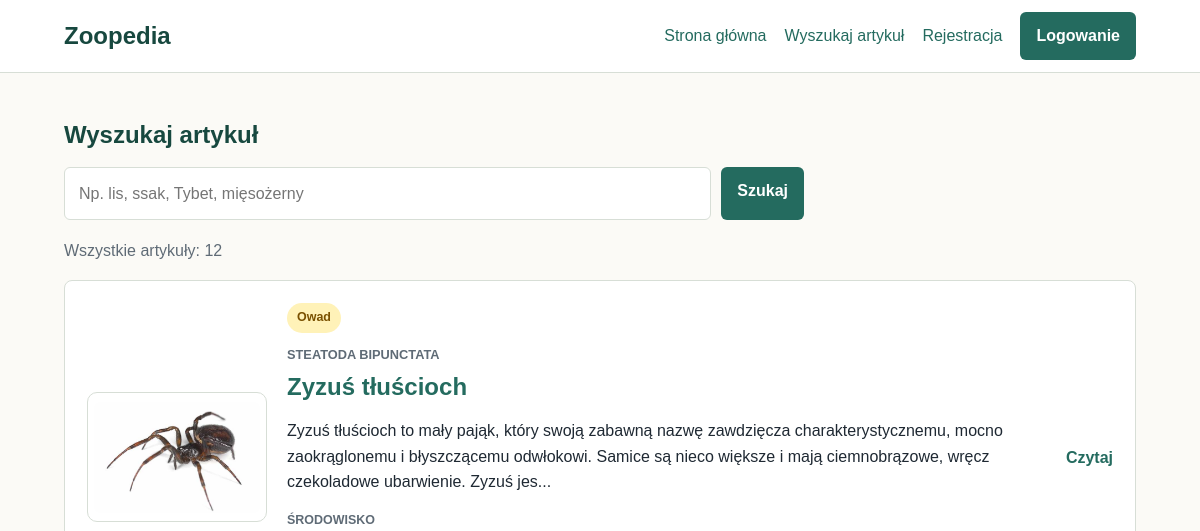
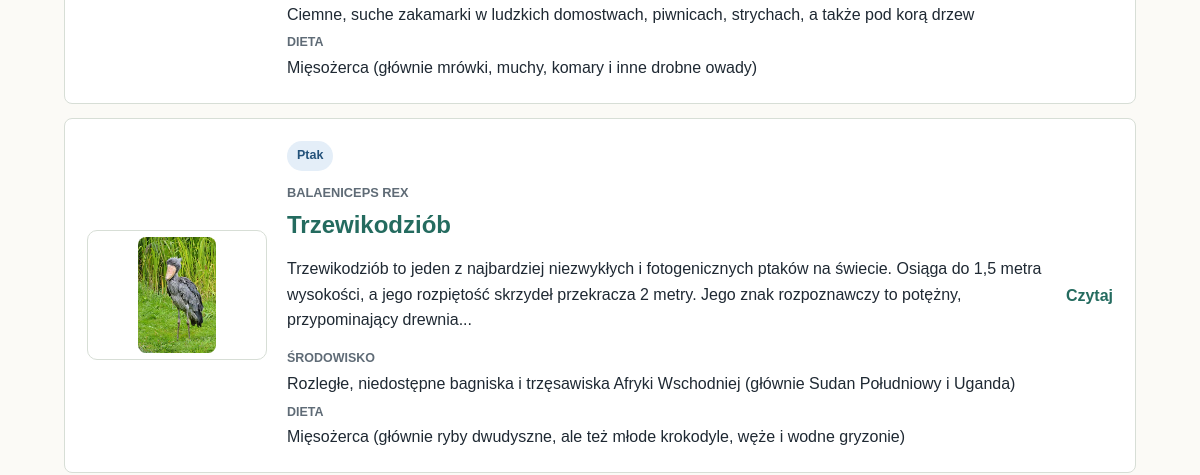
The page /search.php (upper part) on the database as committed earlier (2 pictures, top to bottom).
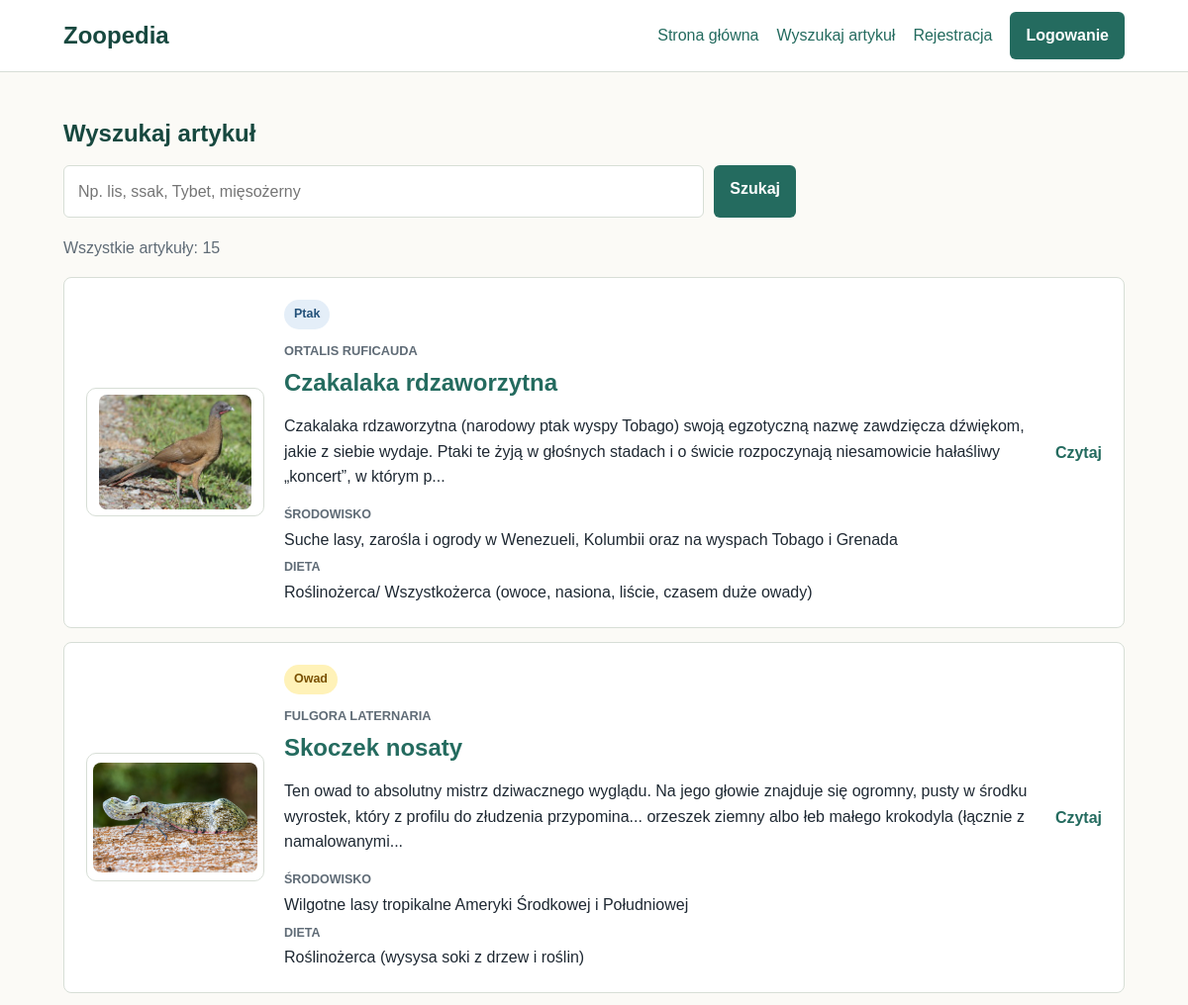
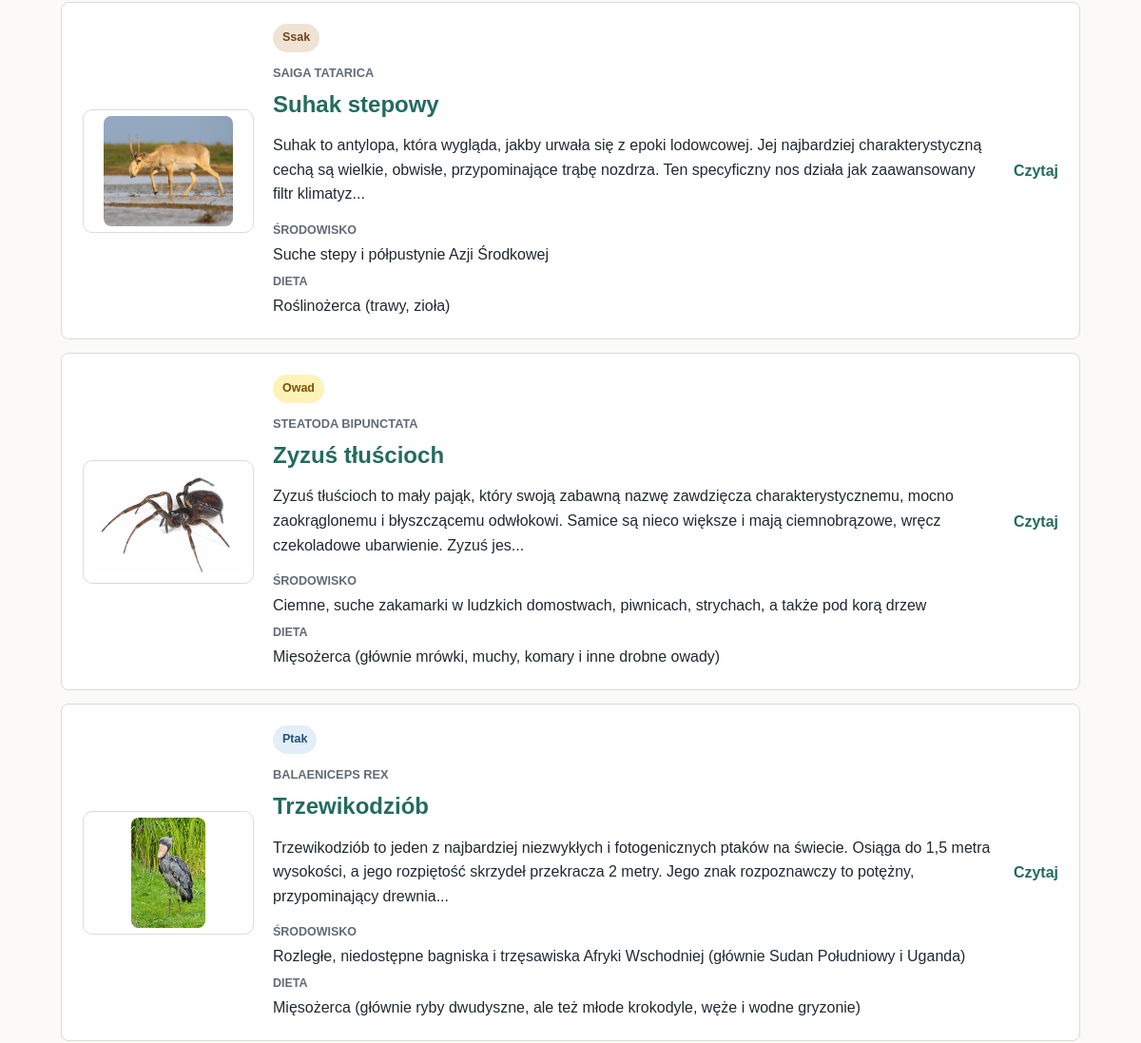
The same page on the database as committed later (2 pictures, top to bottom).
### tables this page shows
CREATE TABLE `articles` (
  `id` int(11) NOT NULL,
  `slug` varchar(160) NOT NULL,
  `title` varchar(180) NOT NULL,
  `animal_type` varchar(30) NOT NULL DEFAULT 'ssak',
  `species` varchar(180) NOT NULL,
  `habitat` varchar(255) NOT NULL,
  `diet` varchar(180) NOT NULL,
  `content` text NOT NULL,
  `image` varchar(255) DEFAULT NULL,
  `created_at` date NOT NULL
);

### search.php (the view, shortened to what this page needs)
<?php
require_once __DIR__ . '/functions.php';
$query = trim($_GET['q'] ?? '');
$results = search_articles($query);
?>
<!doctype html>
<html lang="pl">
<head>
    <link rel="stylesheet" href="<?= h(asset_url('style.css')) ?>">
</head>
<body>
    <?php render_nav(); ?>
    <main class="page">
        <section class="section">
            <h1>Wyszukaj artykuł</h1>
            <form class="search-bar compact" action="<?= h(url_for('search')) ?>" method="get">
                <input
                    type="search"
                    name="q"
                    value="<?= h($query) ?>"
                    placeholder="Np. lis, ssak, Tybet, mięsożerny"
                >
                <button type="submit">Szukaj</button>
            </form>
            <p class="results-count">
                <?php if ($query === ''): ?>
                    Wszystkie artykuły: <?= count($results) ?>
                <?php else: ?>
                    Wyniki dla „<?= h($query) ?>”: <?= count($results) ?>
                <?php endif; ?>
            </p>
            <?php if (empty($results)): ?>
                <p class="empty">Nie znaleziono artykułów pasujących do wyszukiwania.</p>
            <?php else: ?>
                <div class="article-list">
                    <?php foreach ($results as $article): ?>
                        <article class="article-row article-row-with-image">
                            <?php if (!empty($article['image'])): ?>
                                <a
                                    class="article-thumb-link"
                                    href="article.php?slug=<?= urlencode($article['slug']) ?>"
                                >
                                    <img
                                        class="article-thumb"
                                        src="<?= h(asset_url('uploads/' . $article['image'])) ?>"
                                        alt="<?= h($article['title']) ?>"
                                    >
                                </a>
                            <?php endif; ?>
                            <div class="article-row-content">
                                <span class="type-pill type-<?= h(normalize_animal_type($article['animal_type'] ?? 'ssak')) ?>">
                                    <?= h(animal_type_label($article['animal_type'] ?? 'ssak')) ?>
                                </span>
                                <p class="meta"><?= h($article['species'] ?? 'Nieznany gatunek') ?></p>
                                <h2>
                                    <a href="article.php?slug=<?= urlencode($article['slug']) ?>">
                                        <?= h($article['title']) ?>
                                    </a>
                                </h2>
                                <p><?= h(article_excerpt($article['content'] ?? '', 220)) ?></p>
                                <dl class="mini-facts">
                                    <div>
                                        <dt>Środowisko</dt>
                                        <dd><?= h($article['habitat'] ?? 'Brak danych') ?></dd>
                                    </div>
                                    <div>
                                        <dt>Dieta</dt>
                                        <dd><?= h($article['diet'] ?? 'Brak danych') ?></dd>
                                    </div>
                                </dl>
                            </div>
                            <a class="text-link" href="article.php?slug=<?= urlencode($article['slug']) ?>">
                                Czytaj
                            </a>
                        </article>
                    <?php endforeach; ?>
                </div>
            <?php endif; ?>
        </section>
    </main>
</body>
</html>

### functions.php (shortened to what this page needs)
<?php
require_once __DIR__ . '/db_connect.php';
function h(string $value): string
{
    return htmlspecialchars($value, ENT_QUOTES, 'UTF-8');
}
function app_base_url(): string
{
    $scriptName = str_replace('\\', '/', $_SERVER['SCRIPT_NAME'] ?? '');
    $base = rtrim(dirname($scriptName), '/');
    return $base === '' || $base === '.' ? '' : $base;
}
function asset_url(string $path): string
{
    return app_base_url() . '/' . ltrim($path, '/');
}
function url_for(string $page): string
{
    $routes = [
        'home' => 'strona-glowna',
        'search' => 'wyszukaj-artykul',
        'create' => 'utworz-artykul',
        'games' => 'gry',
        'quiz' => 'gry/quiz',
        'hangman' => 'gry/wisielec',
        'memory' => 'gry/memory',
        'forum' => 'forum',
        'login' => 'logowanie',
        'register' => 'rejestracja',
        'logout' => 'wyloguj',
        'admin_panel' => 'panel-admina',
    ];
    $path = $routes[$page] ?? $page . '.php';
    return asset_url($path);
}
function db(): mysqli
{
    global $conn;
    return $conn;
}
function render_nav(): void
{
    $user = current_user();
    ?>
    <header class="site-header">
        <nav class="nav">
            <a class="brand" href="<?= h(url_for('home')) ?>">Zoopedia</a>
            <div class="nav-links">
                <a href="<?= h(url_for('home')) ?>">Strona główna</a>
                <a href="<?= h(url_for('search')) ?>">Wyszukaj artykuł</a>
                <?php if ($user): ?>
                    <a href="<?= h(url_for('create')) ?>">Utwórz artykuł</a>
                    <a href="<?= h(url_for('games')) ?>">Gry</a>
                    <a href="<?= h(url_for('forum')) ?>">Forum</a>
                    <?php if (is_admin()): ?>
                        <a href="<?= h(url_for('admin_panel')) ?>">Panel admina</a>
                    <?php endif; ?>
                    <span class="user-badge"><?= h($user['login']) ?></span>
                    <a class="button secondary" href="<?= h(url_for('logout')) ?>">Wyloguj</a>
                <?php else: ?>
                    <a href="<?= h(url_for('register')) ?>">Rejestracja</a>
                    <a class="button" href="<?= h(url_for('login')) ?>">Logowanie</a>
                <?php endif; ?>
            </div>
        </nav>
    </header>
    <?php
}
    ?>
    <?php
function animal_type_options(): array
{
    return [
        'ssak' => 'Ssak',
        'ptak' => 'Ptak',
        'ryba' => 'Ryba',
        'gad' => 'Gad',
        'plaz' => 'Płaz',
        'owad' => 'Owad',
    ];
}
function normalize_animal_type(string $type): string
{
    return array_key_exists($type, animal_type_options()) ? $type : 'ssak';
}
function animal_type_label(string $type): string
{
    return animal_type_options()[normalize_animal_type($type)];
}
function load_articles(): array
{
    $result = mysqli_query(db(), "
        SELECT slug, title, animal_type, species, habitat, diet, content, image, created_at
        FROM articles
        ORDER BY created_at DESC, id DESC
    ");
    return mysqli_fetch_all($result, MYSQLI_ASSOC);
}
function search_articles(string $query): array
{
    $query = trim($query);
    if ($query === '') {
        return load_articles();
    }
    $like = '%' . $query . '%';
    $stmt = mysqli_prepare(db(), "
        SELECT slug, title, animal_type, species, habitat, diet, content, image, created_at
        FROM articles
        WHERE title LIKE ?
           OR animal_type LIKE ?
           OR species LIKE ?
           OR habitat LIKE ?
           OR diet LIKE ?
           OR content LIKE ?
        ORDER BY created_at DESC, id DESC
    ");
    mysqli_stmt_bind_param($stmt, 'ssssss', $like, $like, $like, $like, $like, $like);
    mysqli_stmt_execute($stmt);
    $result = mysqli_stmt_get_result($stmt);
    $articles = mysqli_fetch_all($result, MYSQLI_ASSOC);
    return $articles;
}
function article_excerpt(string $content, int $length = 160): string
{
    $content = trim(strip_tags($content));
    return mb_substr($content, 0, $length) . '...';
}
function current_user(): ?array
{
    if (!isset($_SESSION['user_id'])) {
        return null;
    }
    return [
        'id' => (int) $_SESSION['user_id'],
        'login' => (string) ($_SESSION['login'] ?? ''),
        'role' => (int) ($_SESSION['role'] ?? 0),
    ];
}

### style.css (style rules this page uses)
:root { --ink: #1f2933; --muted: #5f6b76; --paper: #fbfaf6; --surface: #ffffff; --line: #d7ded6; --accent: #246b5f; --accent-strong: #17483f; --soft: #edf4ee; --warning: #9b2c2c; }
* { box-sizing: border-box; }
body { display: flex; flex-direction: column; margin: 0; min-height: 100vh; background: var(--paper); color: var(--ink); font-family: Arial, Helvetica, sans-serif; line-height: 1.6; }
main { flex: 1; }
a { color: var(--accent); text-decoration: none; }
.site-header { background: var(--surface); border-bottom: 1px solid var(--line); position: sticky; top: 0; z-index: 10; }
.nav { align-items: center; display: flex; justify-content: space-between; margin: 0 auto; max-width: 1120px; min-height: 72px; padding: 0 24px; }
.brand { color: var(--accent-strong); font-size: 1.5rem; font-weight: 800; }
.nav-links { align-items: center; display: flex; flex-wrap: wrap; gap: 18px; }
.button, button { background: var(--accent); border: 0; border-radius: 6px; color: white; cursor: pointer; display: inline-flex; font: inherit; font-weight: 700; justify-content: center; padding: 11px 16px; }
.hero > div, .section, .form-shell, .article-detail { margin: 0 auto; max-width: 1120px; }
.eyebrow, .meta { color: inherit; font-size: 0.8rem; font-weight: 800; letter-spacing: 0; margin: 0 0 8px; text-transform: uppercase; }
.meta { color: var(--muted); }
.search-bar { display: flex; gap: 10px; margin-top: 28px; max-width: 740px; }
.search-bar input, .article-form input, .article-form textarea, .article-form select, .forum-form input, .forum-form textarea, .comment-form textarea { border: 1px solid var(--line); border-radius: 6px; color: var(--ink); font: inherit; padding: 13px 14px; width: 100%; }
.search-bar input { min-width: 0; }
.compact { margin-bottom: 18px; margin-top: 12px; }
.section, .form-shell, .article-detail { padding: 48px 24px; }
.section h1, .section h2, .form-shell h1, .article-detail h1 { color: var(--accent-strong); line-height: 1.15; margin: 0 0 18px; }
.article-card, .article-row, .forum-form, .forum-topic, .game-panel { background: var(--surface); border: 1px solid var(--line); border-radius: 8px; padding: 22px; }
.article-card h3, .article-row h2 { line-height: 1.2; margin: 0 0 10px; }
.type-pill { border-radius: 999px; display: inline-flex; font-size: 0.78rem; font-weight: 800; margin-bottom: 12px; padding: 5px 10px; }
.type-ssak { background: #efe3d4; color: #744314; }
.type-ptak { background: #e4eef8; color: #24527a; }
.type-owad { background: #fff2b8; color: #7a5100; }
dt { color: var(--muted); font-size: 0.84rem; font-weight: 700; }
dd { margin: 0; }
.article-list { display: grid; gap: 14px; }
.article-row { align-items: center; display: flex; justify-content: space-between; gap: 20px; }
.text-link { font-weight: 800; white-space: nowrap; }
.results-count, .empty { color: var(--muted); }
.article-row-with-image { align-items: center; display: flex; gap: 20px; }
.article-row-content { flex: 1; min-width: 0; }
.article-thumb-link { align-items: center; background: #ffffff; border: 1px solid var(--line); border-radius: 10px; display: flex; flex-shrink: 0; height: 130px; justify-content: center; overflow: hidden; padding: 6px; width: 180px; }
.article-thumb { border-radius: 8px; display: block; height: auto; max-height: 100%; max-width: 100%; object-fit: contain; width: auto; }
.mini-facts { display: grid; gap: 6px; margin: 12px 0 0; }
.mini-facts div { display: grid; gap: 2px; }
.mini-facts dt { color: var(--muted); font-size: 0.78rem; font-weight: 800; text-transform: uppercase; }
.mini-facts dd { margin: 0; }

Rows that differ between the two databases and show on the page:
added articles: image (picture), animal_type "Ptak", species "ORTALIS RUFICAUDA", title "Czakalaka rdzaworzytna", content "Czakalaka rdzaworzytna (narodowy ptak wyspy Tobago) swoją egzotyczną nazwę zawdzięcza dźwiękom, jakie z siebie wydaje. Ptaki te żyją w głośnych stadach i o świcie rozpoczynają niesamowicie hałaśliwy „koncert”, w którym p...", habitat "Suche lasy, zarośla i ogrody w Wenezueli, Kolumbii oraz na wyspach Tobago i Grenada", diet "Roślinożerca/ Wszystkożerca (owoce, nasiona, liście, czasem duże owady)"
added articles: image (picture), animal_type "Owad", species "FULGORA LATERNARIA", title "Skoczek nosaty", content "Ten owad to absolutny mistrz dziwacznego wyglądu. Na jego głowie znajduje się ogromny, pusty w środku wyrostek, który z profilu do złudzenia przypomina... orzeszek ziemny albo łeb małego krokodyla (łącznie z namalowanymi...", habitat "Wilgotne lasy tropikalne Ameryki Środkowej i Południowej", diet "Roślinożerca (wysysa soki z drzew i roślin)"
added articles: image (picture), animal_type "Ssak", species "SAIGA TATARICA", title "Suhak stepowy", content "Suhak to antylopa, która wygląda, jakby urwała się z epoki lodowcowej. Jej najbardziej charakterystyczną cechą są wielkie, obwisłe, przypominające trąbę nozdrza. Ten specyficzny nos działa jak zaawansowany filtr klimatyz...", habitat "Suche stepy i półpustynie Azji Środkowej", diet "Roślinożerca (trawy, zioła)"
Other text that changed with them:
count($results): "12" → "15"
